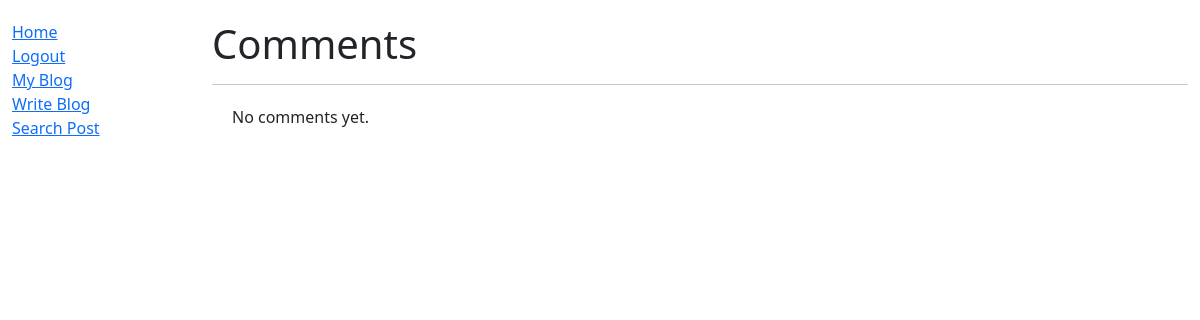
The page /blog/17/comments/ (signed in) on the database as committed earlier.
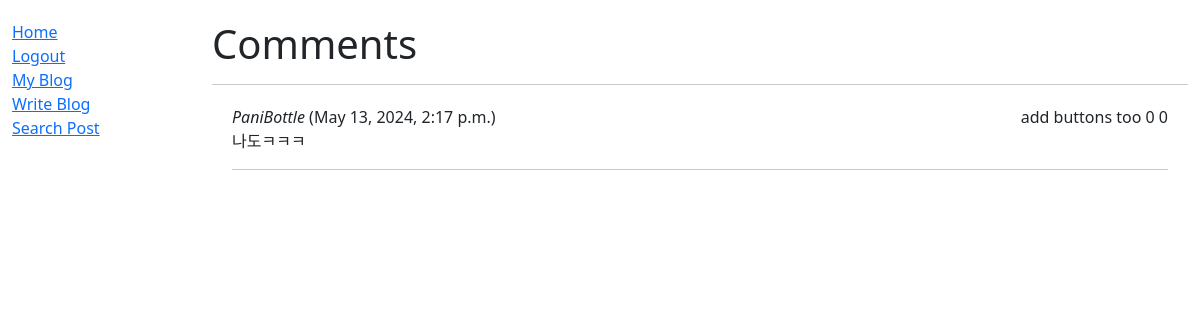
The same page on the database as committed later.
### blog/models.py (models this page shows, shortened)
class Comment(models.Model):
    id = models.BigAutoField(help_text="Comment ID", primary_key=True)
    post = models.ForeignKey("Post", on_delete=models.CASCADE)
    writer = models.CharField(max_length=100)
    content = models.CharField(max_length=200)
    date = models.DateTimeField(default=datetime.now, blank=True)
    likes = models.IntegerField(default=0)
    dislikes = models.IntegerField(default=0)
    class Meta:
        ordering = ['-date']

### blog/views.py (the view)
# urls.py: path('<int:pk>/comments/', views.CommentListView.as_view(), name="comments"),
class CommentListView(generic.ListView):
    model = Comment
    context_object_name = 'comments'
    template_name = 'comments.html'
    def get_queryset(self):
        return Comment.objects.filter(post=self.kwargs['pk'])

### blog/templates/comments.html
{% extends "base.html" %}
{% block content %}
    <h1>Comments</h1>
    <hr />
    <div style="margin-left:20px;margin-top:20px;margin-right:20px;">
        {% if comments %}
            {% for comment in comments %}
                <p style="display: inline;"><em>{{comment.writer}}</em> ({{comment.date}}) </p>
                <p style="display: inline; float: right;"> add buttons too {{comment.likes}} {{comment.dislikes}}</p>
                <p> {{comment.content}} </p>
                <hr />
            {% endfor %}
        {% else %}
            <p>No comments yet.</p>
        {% endif %}
    </div>
{% endblock %}

Rows that differ between the two databases and show on the page:
added Comment: writer "PaniBottle", date "May 13, 2024, 2:17 p.m.", likes "0", dislikes "0", content "나도ㅋㅋㅋ"
Other text that changed with them:
text no longer shown: "No comments yet."
